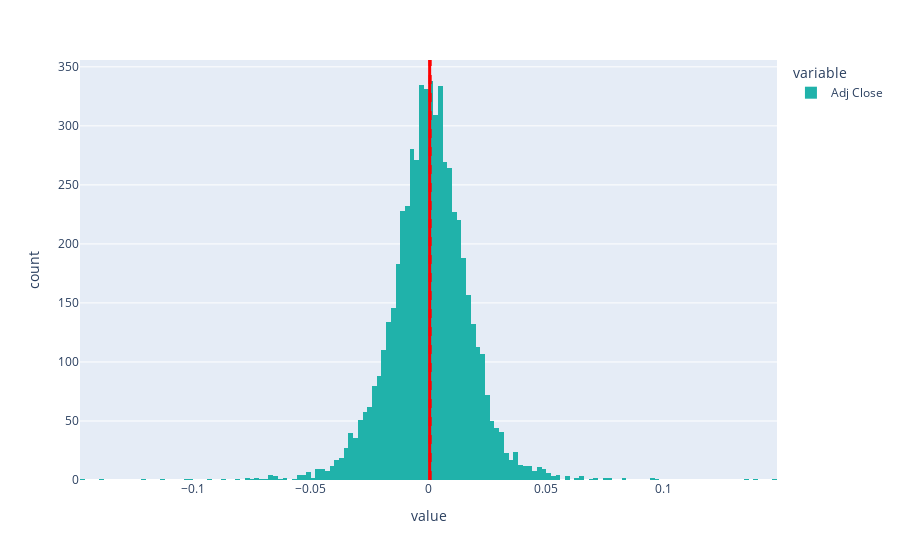

Source (notebook cell):
### Code cell
fig02 = px.histogram(retorno_ibov, color_discrete_sequence=['lightseagreen'])
fig02.add_vline(x=np.mean(retorno_ibov), line_width=3, line_color='red')
fig02.add_vline(x=np.median(retorno_ibov), line_width=3, line_dash='dash', line_color='red')

### Figure 1 — Plotly figure (JSON) as saved in the notebook; plotly's stock layout.template omitted (floating-point values rounded to 4 significant figures; data arrays with more than 128 entries replaced by an {"elided": "..."} marker saying what was removed)
{"data": [{"alignmentgroup": "True", "bingroup": "x", "hovertemplate": "variable=Adj Close<br>value=%{x}<br>count=%{y}<extra></extra>", "legendgroup": "Adj Close", "marker": {"color": "lightseagreen", "pattern": {"shape": ""}}, "name": "Adj Close", "offsetgroup": "Adj Close", "orientation": "v", "showlegend": true, "type": "histogram", "x": {"elided": "5840 float values"}, "xaxis": "x", "yaxis": "y"}], "layout": {"barmode": "relative", "legend": {"title": {"text": "variable"}, "tracegroupgap": 0}, "margin": {"t": 60}, "shapes": [{"line": {"color": "red", "width": 3}, "type": "line", "x0": 0.0004902, "x1": 0.0004902, "xref": "x", "y0": 0, "y1": 1, "yref": "y domain"}, {"line": {"color": "red", "dash": "dash", "width": 3}, "type": "line", "x0": 0.0006998, "x1": 0.0006998, "xref": "x", "y0": 0, "y1": 1, "yref": "y domain"}], "xaxis": {"anchor": "y", "domain": [0, 1], "title": {"text": "value"}}, "yaxis": {"anchor": "x", "domain": [0, 1], "title": {"text": "count"}}}}
